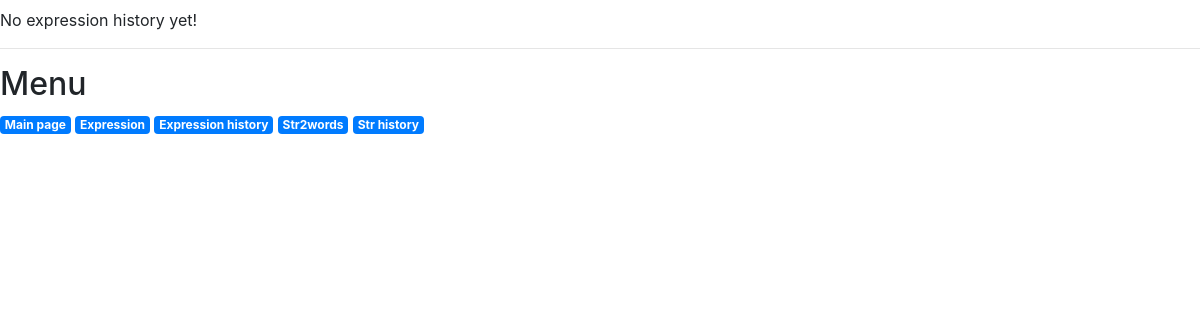
The page /history/ on the database as committed earlier.
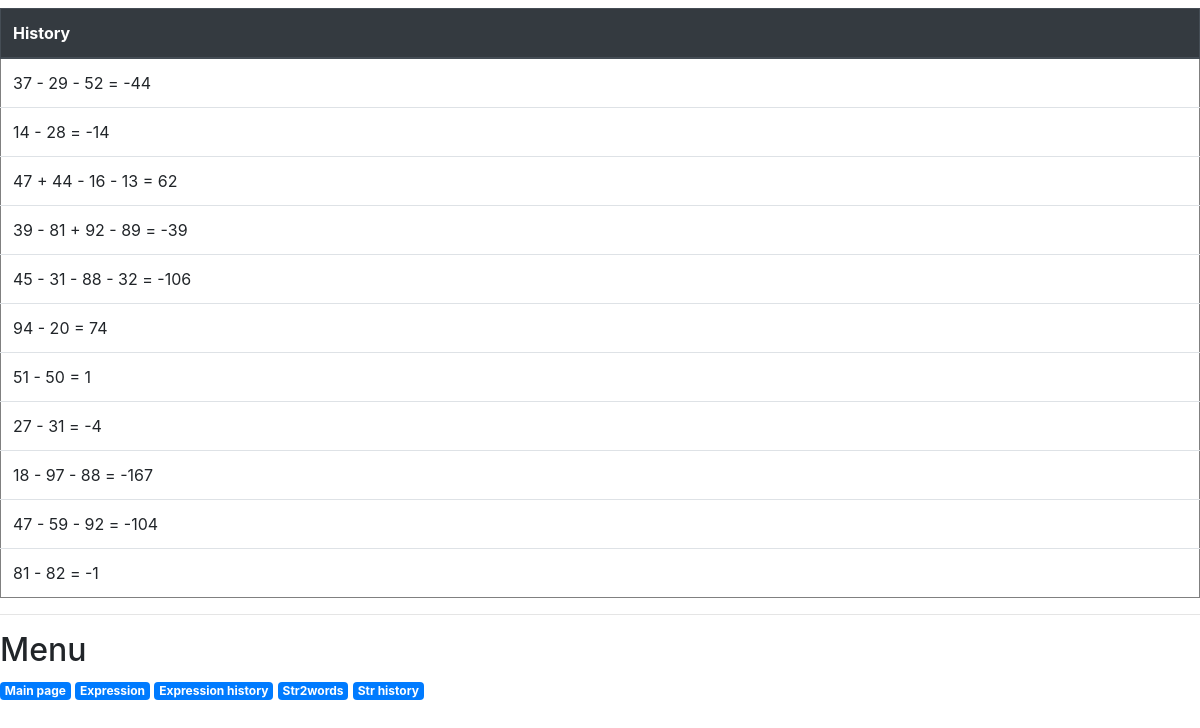
The same page on the database as committed later.
### first/models.py (models this page shows)
class Expression(models.Model):
    syntax = models.CharField(max_length=50)
    def __str__(self) -> str:
        return self.syntax

### first/views.py (the view)
# urls.py: path('history/', views.history),
def history(request):
    context = {'expressions': Expression.objects.all()}
    return render(request, 'history.html', context)

### first/templates/history.html (shortened to what this page needs)
<!DOCTYPE html>
<html lang="en">
<head>
    <link rel="stylesheet" href="https://stackpath.bootstrapcdn.com/bootstrap/4.3.1/css/bootstrap.min.css">
</head>
<body>
    <main>
        {% if not expressions %}
            <p>No expression history yet!</p>
        {% else %}
            <table border="1" class="table">
                <thead class="thead-dark">
                    <tr><th> History </th></tr>
                </thead>
                <tbody>
                    {% for exp in expressions %}
                    <tr><td>{{ exp }}</td></tr>
                    {% endfor %}
                </tbody>
            </table>
        {% endif %}
    </main>
    <footer>
        {% include "menu2.html" %}
    </footer>
</body>
</html>

Rows that differ between the two databases and show on the page:
added Expression: syntax "37 - 29 - 52 = -44"
added Expression: syntax "14 - 28 = -14"
added Expression: syntax "47 + 44 - 16 - 13 = 62"
added Expression: syntax "39 - 81 + 92 - 89 = -39"
added Expression: syntax "45 - 31 - 88 - 32 = -106"
added Expression: syntax "94 - 20 = 74"
added Expression: syntax "51 - 50 = 1"
added Expression: syntax "27 - 31 = -4"
added Expression: syntax "18 - 97 - 88 = -167"
added Expression: syntax "47 - 59 - 92 = -104"
added Expression: syntax "81 - 82 = -1"
Other text that changed with them:
text no longer shown: "No expression history yet!"
text now shown: "History"
